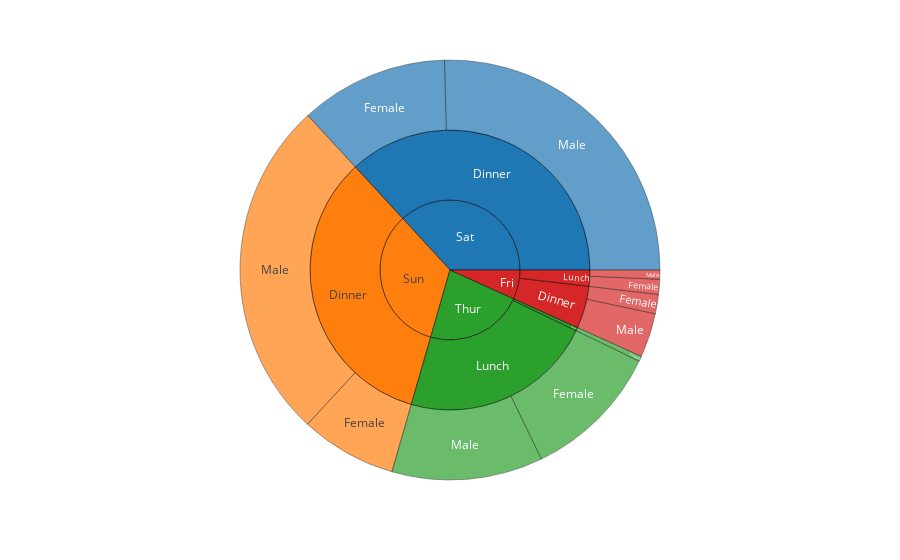

Here is the notebook cell this chart was saved with:
### Code cell
df = px.data.tips()
sun(df, path=['day', 'time', 'sex'], value='total_bill')

### Figure 1 — Plotly figure (JSON) as saved in the notebook; plotly's stock layout.template omitted (floating-point values rounded to 4 significant figures)
{"data": [{"branchvalues": "total", "domain": {"x": [0, 1], "y": [0, 1]}, "hoverinfo": "label+value", "hovertemplate": "labels=%{label}<br>total_bill=%{value}<br>parent=%{parent}<br>id=%{id}<extra></extra>", "ids": ["Fri/Dinner/Female", "Sat/Dinner/Female", "Sun/Dinner/Female", "Thur/Dinner/Female", "Fri/Lunch/Female", "Thur/Lunch/Female", "Fri/Dinner/Male", "Sat/Dinner/Male", "Sun/Dinner/Male", "Fri/Lunch/Male", "Thur/Lunch/Male", "Fri/Dinner", "Sat/Dinner", "Sun/Dinner", "Thur/Dinner", "Fri/Lunch", "Thur/Lunch", "Fri", "Sat", "Sun", "Thur"], "labels": ["Female", "Female", "Female", "Female", "Female", "Female", "Male", "Male", "Male", "Male", "Male", "Dinner", "Dinner", "Dinner", "Dinner", "Lunch", "Lunch", "Fri", "Sat", "Sun", "Thur"], "marker": {"line": {"color": "#000000", "width": 0.5}}, "name": "", "parents": ["Fri/Dinner", "Sat/Dinner", "Sun/Dinner", "Thur/Dinner", "Fri/Lunch", "Thur/Lunch", "Fri/Dinner", "Sat/Dinner", "Sun/Dinner", "Fri/Lunch", "Thur/Lunch", "Fri", "Sat", "Sun", "Thur", "Fri", "Thur", "", "", "", ""], "textfont": {"size": 12}, "type": "sunburst", "values": [71.55, 551.0, 357.7, 18.78, 55.76, 516.1, 164.4, 1227.0, 1269.0, 34.16, 561.4, 236.0, 1778.0, 1627.0, 18.78, 89.92, 1078.0, 325.9, 1778.0, 1627.0, 1096.0]}], "layout": {"autosize": false, "legend": {"tracegroupgap": 0}, "margin": {"t": 60}, "plot_bgcolor": "rgba(0,0,0,0)", "sunburstcolorway": ["#1F77B4", "#FF7F0E", "#2CA02C", "#D62728", "#9467BD", "#8C564B", "#E377C2", "#7F7F7F", "#BCBD22", "#17BECF"], "title": {"x": 0.46}, "uniformtext": {"minsize": 5}}}
